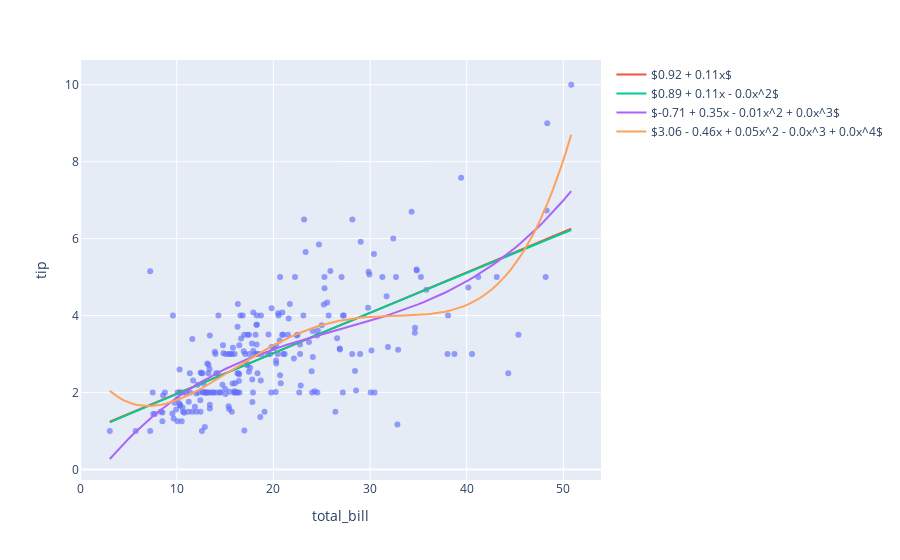

The code cell stored with this chart in its notebook:
### Markdown cell above
# Displaying PolynomialFeatures using $\LaTeX$

Observe that while linear regression produces a straight line, k-Nearest Neighbors (kNN) can model more flexible, non-linear patterns. Additionally, you can extend linear regression into polynomial regression using scikit-learn’s PolynomialFeatures, which allows the model to fit coefficients for your features raised to different powers — in our example, n = 1, 2, 3, 4.

With Plotly, displaying LaTeX-style equations in titles or legends is straightforward: just enclose the equation within $…$. This lets you visualize the coefficients estimated by your polynomial regression directly on the plot.

### Code cell
from sklearn.preprocessing import PolynomialFeatures

def format_coefs(coefs):
    equation_list = [f"{coef}x^{i}" for i, coef in enumerate(coefs)]
    equation = "$" +  " + ".join(equation_list) + "$"

    replace_map = {"x^0": "", "x^1": "x", '+ -': '- '}
    for old, new in replace_map.items():
        equation = equation.replace(old, new)

    return equation

df = px.data.tips()
X = df.total_bill.values.reshape(-1, 1)
x_range = np.linspace(X.min(), X.max(), 100).reshape(-1, 1)

fig = px.scatter(df, x='total_bill', y='tip', opacity=0.65)
for degree in [1, 2, 3, 4]:
    poly = PolynomialFeatures(degree)
    poly.fit(X)
    X_poly = poly.transform(X)
    x_range_poly = poly.transform(x_range)

    model = LinearRegression(fit_intercept=False)
    model.fit(X_poly, df.tip)
    y_poly = model.predict(x_range_poly)

    equation = format_coefs(model.coef_.round(2))
    fig.add_traces(go.Scatter(x=x_range.squeeze(), y=y_poly, name=equation))

fig.show()
